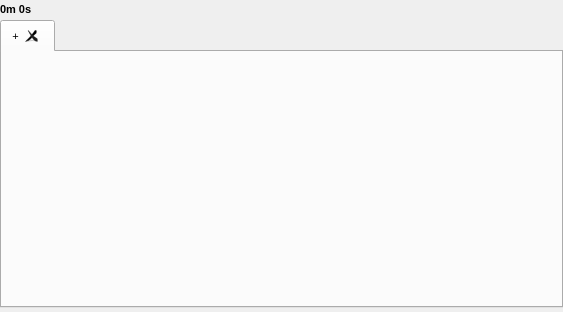
<?xml version="1.0" encoding="UTF-8"?>
<ui version="4.0">
 <class>Playlist_Window</class>
 <widget class="QWidget" name="Playlist_Window">
  <property name="windowModality">
   <enum>Qt::NonModal</enum>
  </property>
  <property name="geometry">
   <rect>
    <x>0</x>
    <y>0</y>
    <width>563</width>
    <height>312</height>
   </rect>
  </property>
  <property name="sizePolicy">
   <sizepolicy hsizetype="Preferred" vsizetype="Preferred">
    <horstretch>0</horstretch>
    <verstretch>0</verstretch>
   </sizepolicy>
  </property>
  <property name="minimumSize">
   <size>
    <width>0</width>
    <height>0</height>
   </size>
  </property>
  <property name="maximumSize">
   <size>
    <width>16516</width>
    <height>16777215</height>
   </size>
  </property>
  <property name="font">
   <font>
    <pointsize>8</pointsize>
   </font>
  </property>
  <property name="toolTip">
   <string/>
  </property>
  <layout class="QGridLayout" name="gridLayout">
   <property name="sizeConstraint">
    <enum>QLayout::SetDefaultConstraint</enum>
   </property>
   <property name="leftMargin">
    <number>0</number>
   </property>
   <property name="topMargin">
    <number>3</number>
   </property>
   <property name="rightMargin">
    <number>0</number>
   </property>
   <property name="bottomMargin">
    <number>0</number>
   </property>
   <property name="horizontalSpacing">
    <number>0</number>
   </property>
   <property name="verticalSpacing">
    <number>4</number>
   </property>
   <item row="2" column="0">
    <widget class="QLabel" name="lab_totalTime">
     <property name="sizePolicy">
      <sizepolicy hsizetype="MinimumExpanding" vsizetype="Preferred">
       <horstretch>0</horstretch>
       <verstretch>0</verstretch>
      </sizepolicy>
     </property>
     <property name="font">
      <font>
       <weight>75</weight>
       <bold>true</bold>
      </font>
     </property>
     <property name="focusPolicy">
      <enum>Qt::NoFocus</enum>
     </property>
     <property name="text">
      <string notr="true">0m 0s</string>
     </property>
     <property name="alignment">
      <set>Qt::AlignLeading|Qt::AlignLeft|Qt::AlignVCenter</set>
     </property>
    </widget>
   </item>
   <item row="4" column="0">
    <widget class="GUI_PlaylistBottomBar" name="bottom_bar" native="true">
     <property name="sizePolicy">
      <sizepolicy hsizetype="MinimumExpanding" vsizetype="Maximum">
       <horstretch>0</horstretch>
       <verstretch>0</verstretch>
      </sizepolicy>
     </property>
    </widget>
   </item>
   <item row="3" column="0">
    <widget class="PlaylistTabWidget" name="tw_playlists">
     <property name="focusPolicy">
      <enum>Qt::NoFocus</enum>
     </property>
     <property name="tabShape">
      <enum>QTabWidget::Rounded</enum>
     </property>
     <property name="tabsClosable">
      <bool>true</bool>
     </property>
     <widget class="QWidget" name="tab_pl1">
      <attribute name="title">
       <string notr="true">+</string>
      </attribute>
      <layout class="QGridLayout" name="gridLayout_2">
       <property name="spacing">
        <number>0</number>
       </property>
      </layout>
     </widget>
    </widget>
   </item>
  </layout>
 </widget>
 <customwidgets>
  <customwidget>
   <class>PlaylistTabWidget</class>
   <extends>QTabWidget</extends>
   <header>GUI/Playlist/TabWidget/PlaylistTabWidget.h</header>
   <container>1</container>
  </customwidget>
  <customwidget>
   <class>GUI_PlaylistBottomBar</class>
   <extends>QWidget</extends>
   <header>GUI/Playlist/BottomBar/GUI_PlaylistBottomBar.h</header>
   <container>1</container>
  </customwidget>
 </customwidgets>
 <resources/>
 <connections/>
</ui>
